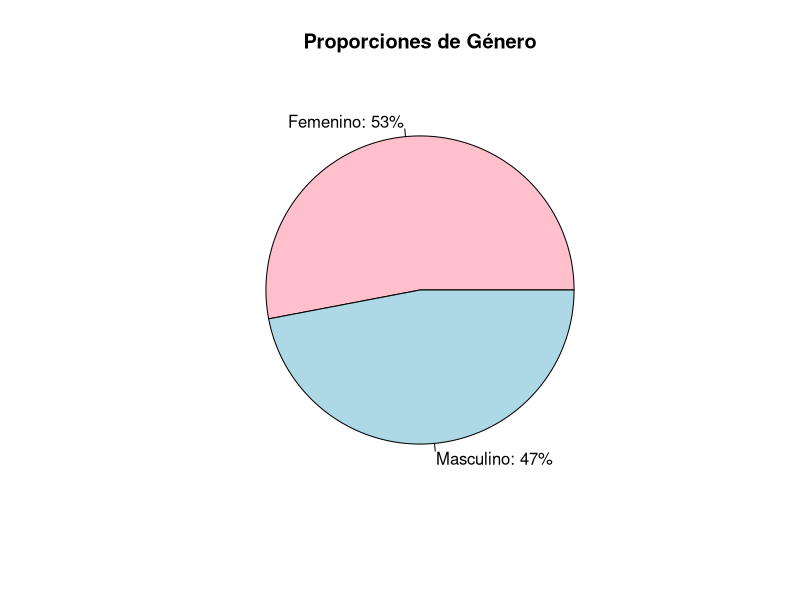
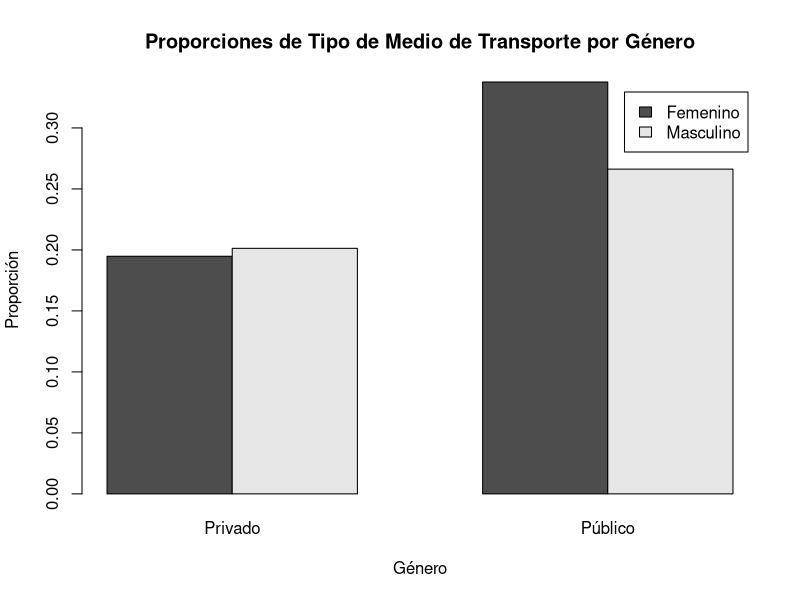
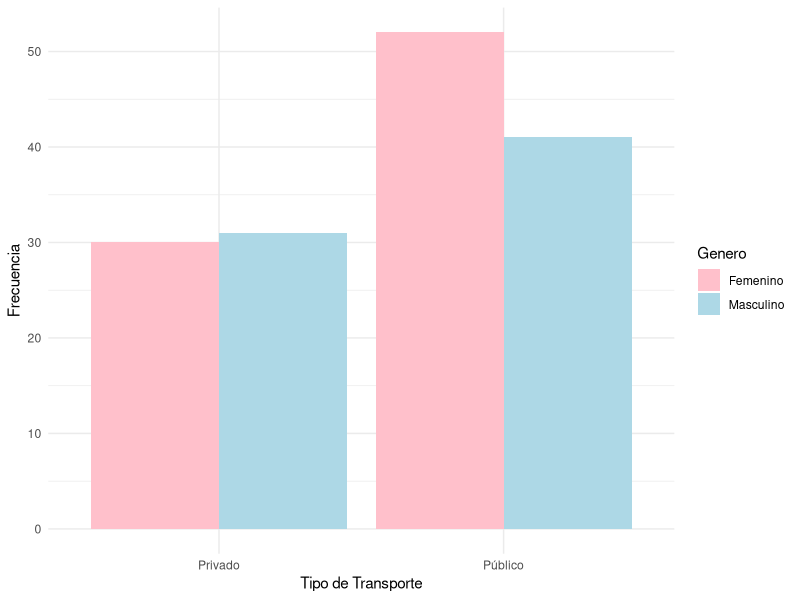
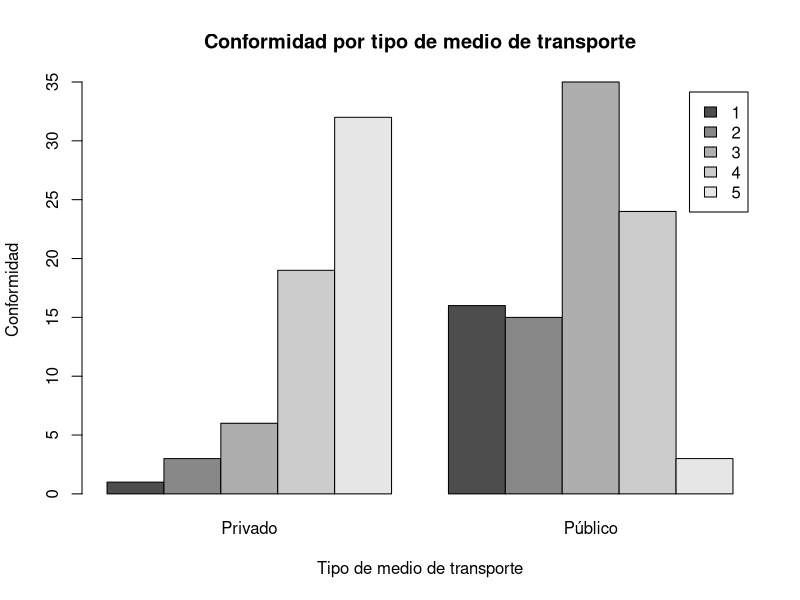
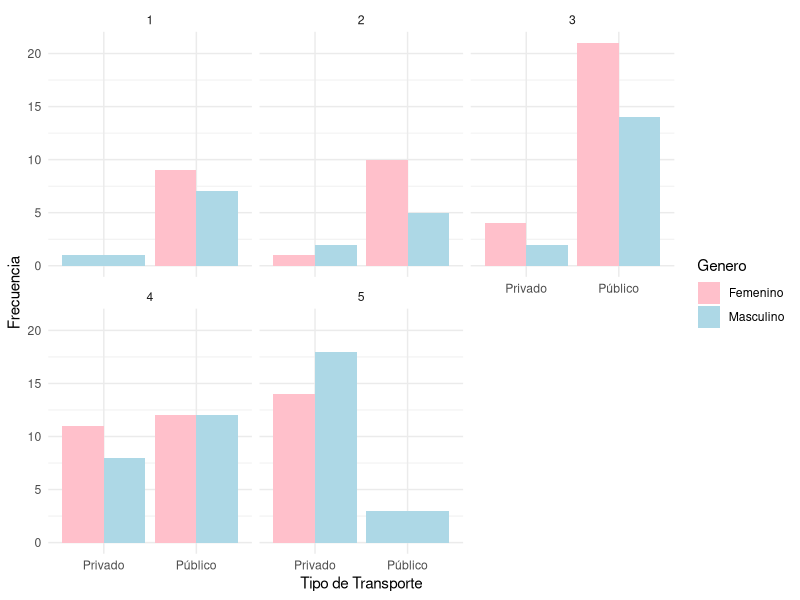
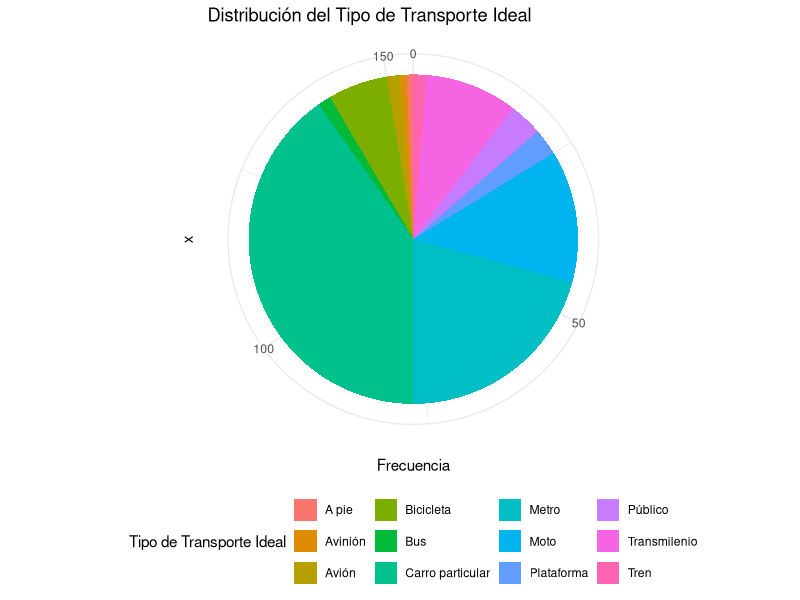
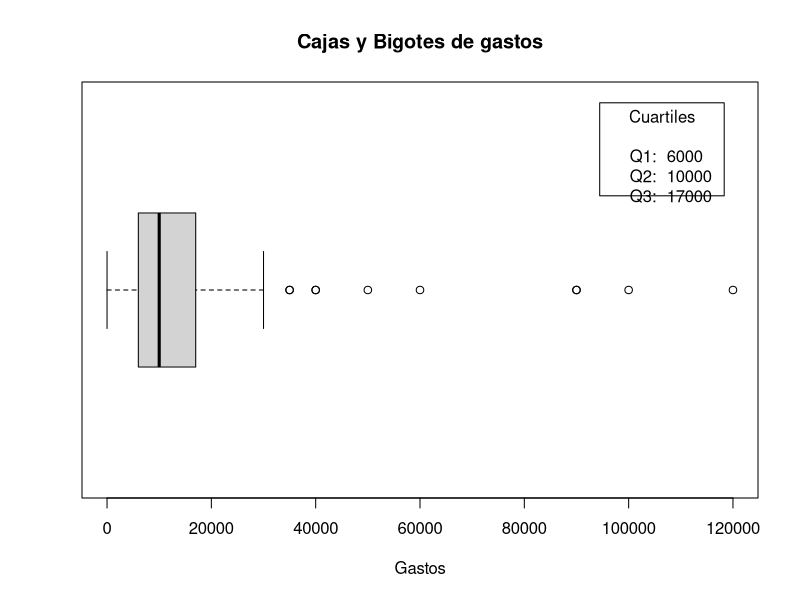
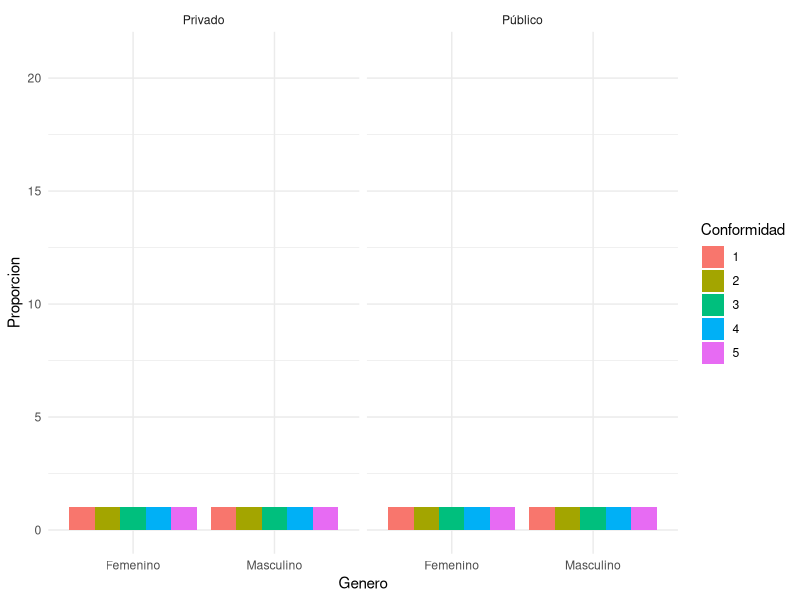

Generate these figures, in order, with R:
## ---- chunk 1
 library(readxl)
 library(ggplot2)
 dr = read_excel("ENCUESTA MOVILIDAD(1-154) (1).xlsx")
 dr
 #Borrar las columnas innecesarias generadas por Microsoft Forms
 dr = dr[, -c(1)]
 generos = table(dr$`Genero `)
 
 
 proporciones_Genero = prop.table(generos)
 
 # Crear un gráfico de torta para mostrar la proporción en genero
  proporciones_Genero=round(proporciones_Genero, 2)
  etiquetas = paste0(names(proporciones_Genero), ": ", proporciones_Genero * 100, "%")
  graficaGeneros = pie(proporciones_Genero, col = c("pink", "lightblue"), main = "Proporciones de Género", labels = etiquetas)


relacionMedioTrans_Genero = table(dr$`Genero `, dr$`¿Qué tipo transporte usa?`)
tabla_RelacionMedioTrans=table(prop.table(relacionMedioTrans_Genero))
prop_relacionMedioTrans_Genero = prop.table(relacionMedioTrans_Genero)

barplot(prop_relacionMedioTrans_Genero, beside = TRUE, legend.text = TRUE, main = "Proporciones de Tipo de Medio de Transporte por Género", xlab = "Género", ylab = "Proporción")

# Calcular la proporción de Tipo de Medio de Transporte por Género
prop_relacionMedioTrans_Genero = prop.table(table(dr$`Genero `, dr$`¿Qué tipo transporte usa?`))



# Relación entre tipo de medio de transporte y género

ggplot(dr, aes(x = `¿Qué tipo transporte usa?`, fill = `Genero `)) +
  geom_bar(position = "dodge") +
  labs(
    x = "Tipo de Transporte",
    y = "Frecuencia") +
  scale_fill_manual(values = c("pink", "lightblue")) +
  theme_minimal()


#Relacion entre nivel de conformidad y tipo de medio de transporte

barplot(table(dr$'Nivel de conformidad',dr$'¿Qué tipo transporte usa?'),beside = TRUE, legend.text = TRUE,main = "Conformidad por tipo de medio de transporte",xlab = "Tipo de medio de transporte", ylab="Conformidad")



# Conformidad por tipo de transporte y género
ggplot(dr, aes(x = `¿Qué tipo transporte usa?`, fill = `Genero `)) +
  geom_bar(position = "dodge") +
  facet_wrap(~ `Nivel de conformidad`) +
  labs(
       x = "Tipo de Transporte",
       y = "Frecuencia") +
  scale_fill_manual(values = c("pink", "lightblue")) +
  theme_minimal()


# Calcular la frecuencia de cada tipo de transporte ideal

frecuencia_transporte_ideal <- table(dr$`Medio transporte ideal. ¿Por qué?`)

# Convertir la tabla en un dataframe
df_frecuencia <- as.data.frame(frecuencia_transporte_ideal)

# Renombrar las columnas
colnames(df_frecuencia) <- c("Transporte_Ideal", "Frecuencia")

# Crear el gráfico de torta
ggplot(df_frecuencia, aes(x = "", y = Frecuencia, fill = Transporte_Ideal)) +
  geom_bar(stat = "identity") +
  coord_polar("y", start = 0) +
  labs(title = "Distribución del Tipo de Transporte Ideal",
       fill = "Tipo de Transporte Ideal") +
  theme_minimal() +
  theme(legend.position = "bottom")

# Boxplot para analizar gastos promedios de dinero
bp <- boxplot(as.numeric(dr$`En promedio cuánto dinero gasta a diario, en transporte`), 
  main="Cajas y Bigotes de gastos", 
  xlab="Gastos", 
  horizontal=TRUE)

# Mostrar los valores de q1, q2 y q3
q1 <- bp$stats[2]
q2 <- bp$stats[3]
q3 <- bp$stats[4]

# Agregar las etiquetas al gráfico
legend("topright", inset=.05, title="Cuartiles", 
       legend=paste("Q1: ", round(q1, 2), "\nQ2: ", round(q2, 2), "\nQ3: ", round(q3, 2)), cex=1)

# Gráfico que permita analizar género, conformidad y tiempo usando tablas de contingencia

# Crear una tabla de contingencia entre genero, conformidad y tiempo
tabla_contingencia <- table(dr$`Genero `, dr$`Nivel de conformidad`, dr$`¿Qué tipo transporte usa?`)
View(tabla_contingencia)

# Convertir la tabla de contingencia en un dataframe
df_contingencia <- as.data.frame.table(tabla_contingencia)

# Renombrar las columnas
colnames(df_contingencia) <- c("Genero", "Conformidad", "Tipo_Transporte", "Frecuencia")

# Crear el grafico de barras
ggplot(df_contingencia, aes(x = Genero, fill = Conformidad)) +
  geom_bar(position = "dodge") +
  facet_wrap(~ Tipo_Transporte) +
  labs(
    x = "Genero",
    y = "Proporcion",
    fill = "Conformidad") +
  theme_minimal() +
  ylim(0, max(df_contingencia$Frecuencia))
